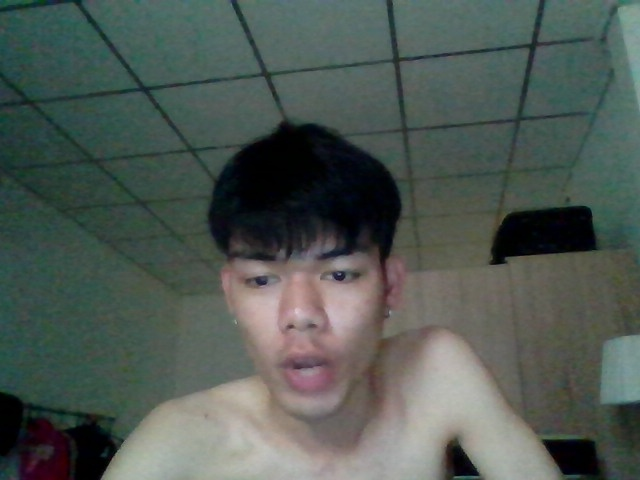
#> input picture images/NG/20260603_112642_958987.jpg, 640 x 480 px
$ python -i color_tool.py   (imports and definitions only)
#> lines starting #> are read from the running program, lines starting #| are printed output that depends on the picture
import cv2
import numpy as np
from typing import Dict, Tuple, List

class ColorTool:
    """
    Color detection tool for vision inspection
    Supports HSV, RGB color space detection
    """

    def __init__(self, method: str = "HSV", threshold: int = 50):
        """
        Initialize Color Tool

        Args:
            method: Color space method ("HSV" or "RGB")
            threshold: Color detection threshold
        """
        self.method = method
        self.threshold = threshold
        self.target_color = None
        self.lower_bound = None
        self.upper_bound = None

    # [107 lines left out: functions set_target_color, _calculate_bounds, inspect, not called in this run]

    def get_color_histogram(self, image: np.ndarray) -> Dict:
        """Get color histogram data"""
        if self.method == "HSV":
            image_hsv = cv2.cvtColor(image, cv2.COLOR_BGR2HSV)
            hist = cv2.calcHist([image_hsv], [0, 1], None, [256, 256], [0, 256, 0, 256])
        else:
            hist = cv2.calcHist([image], [0, 1, 2], None, [256, 256, 256], [0, 256, 0, 256, 0, 256])

        return {
            'histogram': hist,
            'method': self.method
        }

>>> import cv2
>>> picture = cv2.imread('../images/NG/20260603_112642_958987.jpg')
#> picture is the input picture: shape (480, 640, 3); mean B, G, R 83.7, 89.3, 79.6
>>> result = ColorTool().get_color_histogram(picture)
#> in get_color_histogram, `image_hsv = cv2.cvtColor(image, cv2.COLOR_BGR2HSV)`: image_hsv: shape (480, 640, 3); mean H, S, V 68.4, 64, 92.5
#> in get_color_histogram, `hist = cv2.calcHist([image_hsv], [0, 1], None, [256, 256], [0, 256, 0,..`:
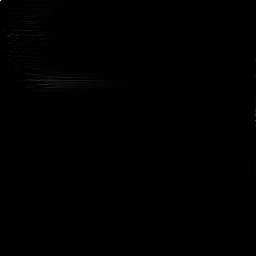
#> hist: shape (256, 256) float32; min 0, max 3140, mean 4.7; drawn with min black and max white
#> result = 2 items
